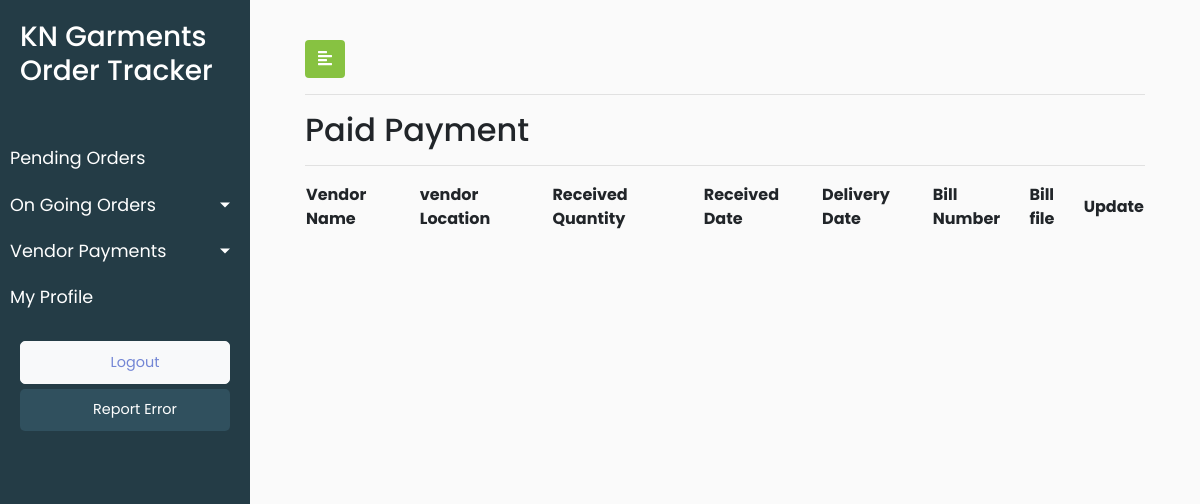
The app's page /payment_paid/ (signed in), older data.
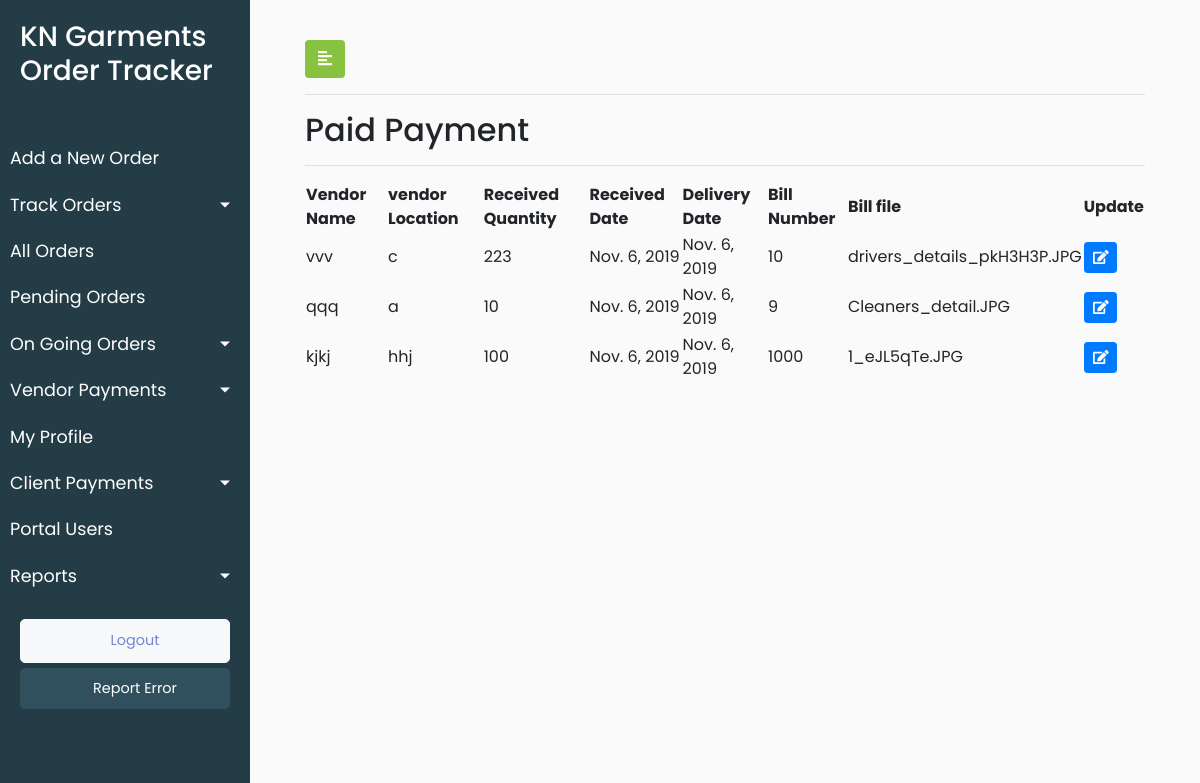
The same page, newer data.
### KNGarment_Order_TrackPro_App/models.py (models this page shows, shortened)
class Process(models.Model):
    Paid = 1
    Pending = 2
    PAYMENT_STATUS=((Paid,'Paid'), (Pending,'Pending'))
    process_vendor_name = models.CharField(max_length=920,blank=True)
    process_vendor_location = models.CharField(max_length=920,blank=True)
    process_received_quantity = models.IntegerField(blank=True,null=True)
    process_received_date = models.DateField(default=timezone.now)
    process_delivery_date = models.DateField(default=timezone.now)
    process_bill_number = models.IntegerField(blank=True,default=0)
    process_bill_file = models.FileField(blank=True)
    process_payment_status = models.PositiveSmallIntegerField(choices=PAYMENT_STATUS,default=Pending,blank=True)
    process_date_of_entry = models.DateTimeField(default=timezone.now)
    process_vendor_id = models.ForeignKey(Vendor, on_delete = models.CASCADE,blank=True)
    process_order_id = models.ForeignKey(Orders, on_delete=models.CASCADE,blank=True)
    process_customuser_id = models.ForeignKey(CustomUser,on_delete=models.CASCADE,default=1)
    objects = InheritanceManager()
    class Meta:
        verbose_name_plural = "Process List"
        verbose_name = "Process"

### KNGarment_Order_TrackPro_App/views.py (the view)
# urls.py: path('payment_paid/', views.payment_paid, name = 'payment_paid'),
@login_required(login_url='/user_login')
def payment_paid(request):
    user_role = request.user.user_role
    process_objects = Process.objects.all().filter(process_payment_status=1)
    data = {'processes':process_objects,'user_role':user_role}
    return render(request,'KNGarment_Order_TrackPro_App/paid_order.html',data)

### KNGarment_Order_TrackPro_App/templates/KNGarment_Order_TrackPro_App/paid_order.html (shortened to what this page needs)
{% extends 'KNGarment_Order_TrackPro_App/base.html' %}
{% load static %}
{% block stylesheets %}
<link rel="stylesheet" href="//cdn.datatables.net/1.10.19/css/jquery.dataTables.min.css">
{% endblock stylesheets %}
{% block content %}
        <div id="content">
            <div class="container-fluid">
                <button type="button" id="sidebarCollapse" class="btn" style="background-color: #87c241;color: white">
                    <i class="fas fa-align-left"></i>
                </button>
                <hr>
                <h2>Paid Payment</h2>
                <hr>
               <div>
                    <table id="test_table" class="display" style="width:100%">
                        <thead>
                            <tr>
                                <th>Vendor Name</th>
                                <th>vendor Location</th>
                                <th>Received Quantity</th>
                                <th>Received Date</th>
                                <th>Delivery Date</th>
                                <th>Bill Number</th>
                                <th>Bill file</th>
                                <th>Update</th>
                            </tr>
                        </thead>
                        <tbody>
                            {% for process in processes %}
                            <tr>
                                <td>{{process.process_vendor_name}}</td>
                                <td>{{process.process_vendor_location}}</td>
                                <td>{{process.process_received_quantity}}</td>
                                <td>{{process.process_received_date}}</td>
                                <td>{{process.process_delivery_date}}</td>
                                <td>{{process.process_bill_number}}</td>
                                <td>{{process.process_bill_file}}</td>
                                <td>
                            <button type="button" class="update-order btn btn-sm btn-primary" data-id="{% url 'KNGarment_Order_TrackPro_App:paid_order_update' pk=process.pk  %}">
                                <span class="fa fa-edit"></span>
                            </button>
                        </td>
                            </tr>
                            {% endfor %}
                        </tbody>
                    </table>
                </div>
            </div>
        </div>
{% endblock content %}

Row changes from the older to the newer data that the page shows:
now on this page (row edited): Process: process_vendor_name "vvv", process_vendor_location "c", process_received_quantity "223", process_received_date "Nov. 6, 2019", process_delivery_date "Nov. 6, 2019", process_bill_number "10", process_bill_file "drivers_details_pkH3H3P.JPG"
now on this page (row edited): Process: process_vendor_name "qqq", process_vendor_location "a", process_received_quantity "10", process_received_date "Nov. 6, 2019", process_delivery_date "Nov. 6, 2019", process_bill_number "9", process_bill_file "Cleaners_detail.JPG"
now on this page (row edited): Process: process_vendor_name "kjkj", process_vendor_location "hhj", process_received_quantity "100", process_received_date "Nov. 6, 2019", process_delivery_date "Nov. 6, 2019", process_bill_number "1000", process_bill_file "1_eJL5qTe.JPG"
Text that changed along with them:
text now shown: "Add a New Order Track Orders All Orders Client Payments Portal Users Reports"
